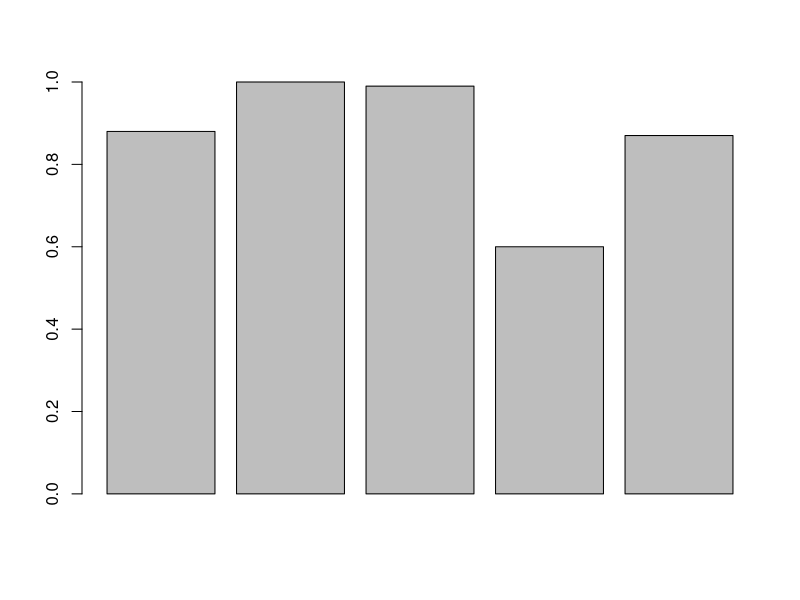
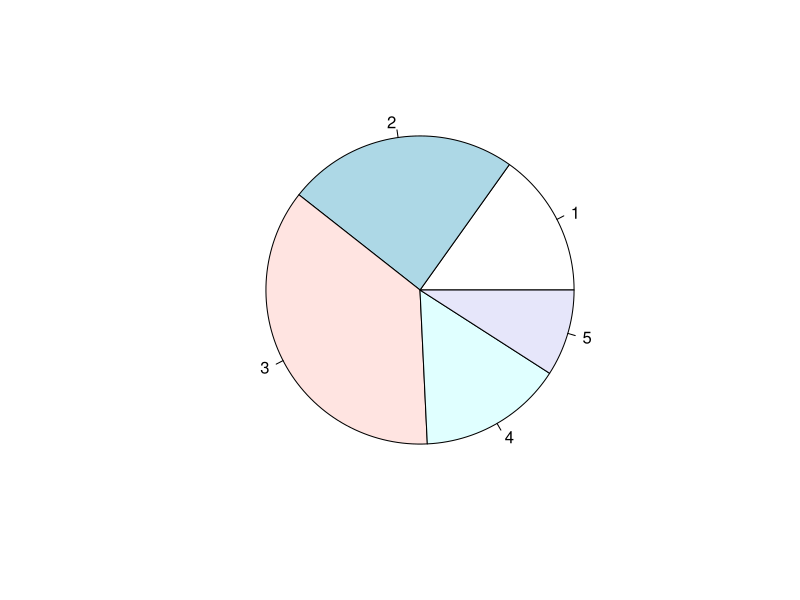
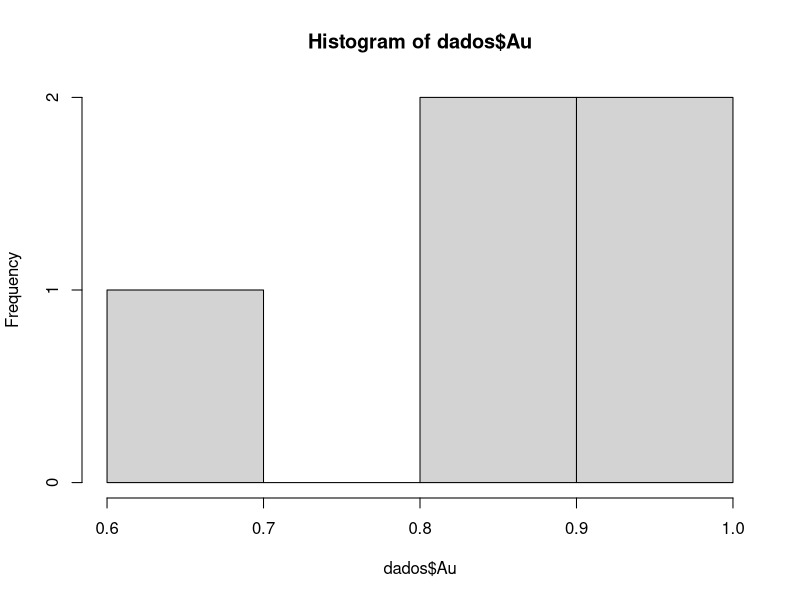
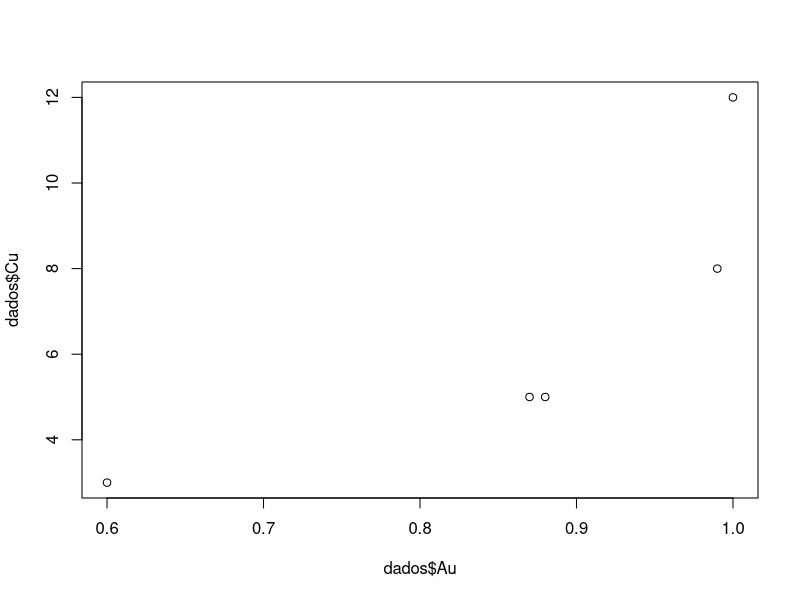
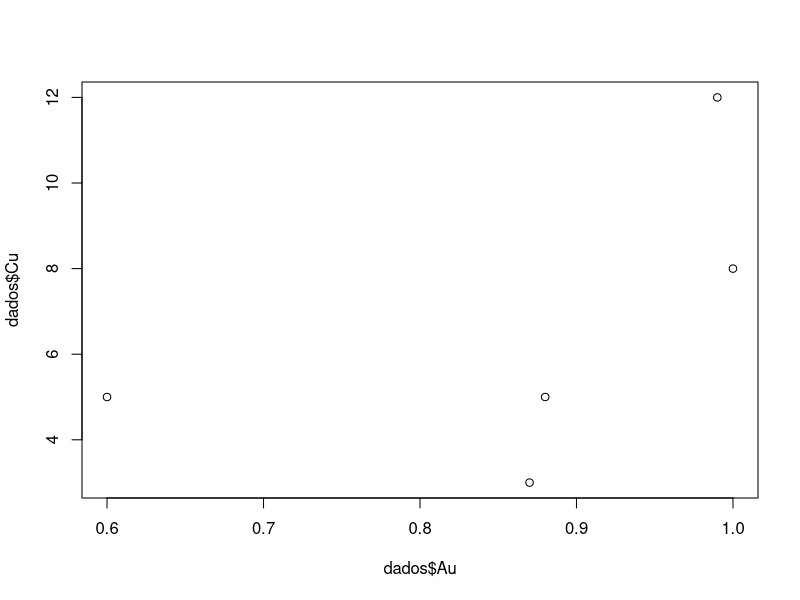

R code for these plots, in order:
######## DATAFRAMES NO R

## É o objeto alvo no R (e no Python). Com ele é possível fazer análises estatísticas,
# gráficos, tabelas. Tudo que vimos antes serve para entendermos os dataframes.

## O dataframe é uma matriz (tem linhas e colunas). É tipo uma planilha do excel. As
# LINHAS seriam os CASOS e as colunas seriam as VARIÁVEIS.



###### CRIAÇÃO DE DATAFRAMES

##### CRIAÇÃO DE DATAFRAMES INDIRETA (VETORES -> MATRIZ -> DATAFRAME)

## Primeiro criamos vetores, depois tranformamo-los em matriz e, por fim, a 
# transformamos em um dataframe

## Essa é a melhor forma de criar dataframes

## Criando vetores:
x <- c(1,2,3,4,5,6,7)
y <- c(2,4,5,6,7,8,9)
au <- c(0.5,0.9,1,2,3,0.6,0.1)
cu <- c(1,6,10,9,8,5,3)

## Criando matriz com os vetores acima:
matriz <- cbind(x,y,au,cu)

## Criando dataframe a partir da matriz acima:
df_au_cu <- as.data.frame(matriz)
# Observe que a visualização de um dataframe é muito mais "limpa" que a de uma
# matriz





##### CRIAÇÃO DE DATAFRAMES DIRETA - DATA.FRAME()

## Criando de forma direta um dataframe
df_pb_zn <- data.frame(x=1:7,
                       y=3:9,
                       pb=c(1,3,4,5,10,12,2),
                       zn=c(3,4,5,8,14,15,1))

## A dificuldade desse método é quando tem que milhares de linhas e colunas

## Uma variação desse método de criação é igualar as variáveis a vetores existentes:
df_ni_co <- data.frame(x=x,y=y,ni=au,co=cu)
# Nesse caso, utilizei os vetores que já existiam do primeiro método de criação







###### ACESSO A DATAFRAMES

## O processo de acesso a elementos do dataframe é similar ao de acessar uma matriz
# e uma lista


##### ACESSANDO LINHAS DE UM DATAFRAME

## Quero apenas a segunda amostra (linha) do "df_au_cu"
df_au_cu[2,]

## Quero apenas a segunda e a quarta amostra do "df_au_cu"
df_au_cu[c(2,4),]

## Quero da 2 a 6 amostras  do "df_au_cu"
df_au_cu[2:6,]



##### ACESSANDO COLUNAS DE UM DATAFRAME

## Quero apenas os teores de Au do dataframe
df_au_cu[,3]

## Outra forma de filtrar apenas os teores de Au seria:
df_au_cu$au

## Quero apenas as variáveis de teor do dataframe
df_au_cu[,3:4]

## Quero apenas a variável X e a variável Au do dataframe:
df_au_cu[,c(1,3)]



##### ACESSANDO ELEMENTOS ESPECÍFICOS DE UM DATAFRAME

## Quero apenas o valor de Au para a 5 amostra:
df_au_cu[5,3]

## Quero apenas o valor de Cu para a amostra 2:
df_au_cu[2,4]



##### ACESSANDO ELEMENTOS DE UMA VARIÁVEL CONTIDA EM UM DATAFRAME

## Quero acessar o teor de Au da amostra 5:
df_au_cu$au[5]

## Quero acessar o teor de Cu da amostra 3:
df_au_cu$cu[3]







###### MODIFICAÇÃO DE DATAFRAMES

##### DIFERANÇA ENTRE MÉTODOS DE CRIAÇÃO DE DATAFRAME

## Vamos criar alguns vetores:
x <- c(1,2,3,4,5,6,7)
y <- c(2,4,5,6,7,8,9)
au <- c(0.5,0.9,1,2,3,0.6,0.1)
cu <- c(1,6,10,9,8,5,3)
litologia <- c("Gabro","Gabro","Basalto","Xisto","Basalto","Filito","Xisto")

## Criamos um dataframe:
dados <- data.frame(x,y,au,cu,litologia)

## Vamos olhar a estrutura do dataframe criado:
str(dados)

## OBS.: veja que a vantagem do método "data.frame()" é que ele converte as
# variáveis categóricas em FATORES, o que é ótimo!

## Por exemplo, vamos criar o dataframe agora de maneira indireta.
dados_test <- cbind(x,y,au,cu,litologia)
dados_temp <- as.data.frame (dados_test)
str(dados_temp) # note que todas as variáveis foram convertidas em fatores, mesmo
# aquelas que são numéricas. Isso não é interessante. Se quiséssemos fazer
# operações com dataframes, por exemplo, não seria possível, pois todas as
# variáveis são fatores.




##### CONVERTENDO FATORES EM TIPOS NUMÉRICOS

## Essa conversão é feita em duas etapas: factor -> character -> numeric
dados_temp$au <- as.numeric(as.character(dados_temp$au))

## Observe que a variável Au agora é do tipo numérica
str(dados_temp)

## Se fizermos a transformação direta "factor -> numeric", ele irá rankear os
# valores.

## Caso eu criar o dataframe pelo método indireto, terei que executar essa rotina
# para cada variável numérica que eu tiver no dataframe. Por isso, melhor criar 
# pelo método "data.frame()".

##### MODIFICANDO ELEMENTOS DE UM DATAFRAME

## Podemos modificar elementos de uma variável do dataframe:
dados$au[2] <- 0.88
dados$cu[5] <- 20
dados$cu[2:5] <- c(5,8,12,25)
dados$au[c(1,4,7)] <- c(0.77,0.99,0.87)





##### ADIÇÃO DE VARIÁVEIS(COLUNAS) AO DATAFRAME

## Vamos adicionar a variável Pb ao dataframe:
dados$pb <- c(2,5,3,6,9,12,7)

## Vamos adicionar a variável zona ao dataframe:
zona <- c(0,1,0,0,1,1,0)
dados[,7] <- zona
# Por esse método, não é possível nomear a nova variável





##### EXCLUSÃO DE VARIÁVEIS(COLUNAS) DE UM DATAFRAME

## Vamos apagar a variável "V7":
dados <- dados[,-7]

## Vamos apagar duas variáveis:
dados <- dados[,-c(5,6)]
# Isso poderia ter sido feito com: dados[,-(5:6)]

## Note que igual a todos os outros objetos, para salvar uma exclusão no dataframe,
# devemos atualizar a variável





##### ADIÇÃO DE CASOS(LINHAS) AO DATAFRAME

## Queremos adicionar uma nova amostra(linha) ao nosso dataframe:
dados[8,] <- c(10,13,1.12,20)




##### REMOÇÃO DE CASOS(LINHAS) DO DATAFRAME

## Queremos remover a última linha do dataframe (linha 8):
dados <- dados[-8,]

## Quero remover as linhas 1 e 5 do dataframe:
dados <- dados[-c(1,5),]








###### OPERAÇÕES COM DATAFRAMES

##### NÚMERO DE LINHAS/COLUNAS DE UM DATAFRAME
nrow(dados)
ncol(dados)


##### DIMENSÃO DE UM DATAFRAME
dim(dados)
## "dim()" retorna um vetor de dois elementos (uma "tupla" no python). Podemos
# acessar apenas um dos valores desse vetor:
dim(dados)[1] # Retorna linhas
dim(dados)[2] # Retorna colunas
## Então:
nrow(dados) == dim(dados)[1]
ncol(dados) == dim(dados)[2]


##### COMPRIMENTO DE UMA VARIÁVEL DE UM DATAFRAME
## Só serve para VETORES e FATORES. Não serve para dataframes.
## Comprimento da variável "Au":
length(dados$au)


##### CONSULTANDO E ATRIBUINDO NOMES ÀS VARIÁVEIS DE UM DATAFRAME - NAMES()
## Quais são os nomes das variáveis do meu dataframe:
names(dados)
## Quero alterar os nomes das variáveis:
names(dados) <- c("X","Y","Au","Cu")


##### VISUALIZAÇÃO DE UM DATAFRAME COMO UMA PLANILHA DO EXCEL - VIEW()
## Muito usada para visualizar o dataframe de forma mais amigável
View(dados) # Note que essa função é capitalizada (primeira letra maiúscula)!


##### SUMÁRIO ESTATÍSTICO DE DATAFRAMES
## Calcula MIN,Q1,MEDIAN,MEAN,Q3 e MAX
summary(dados)
## Se as variáveis forem caracteres, ele retorna apenas o comprimento e o modo
## Se tivesse em caracter, devo tranformar para numérico para depois tirar o
# sumário


##### MEDIA, MEDIANA E DP DE VARIÁVEIS DE DATAFRAMES
## Média do Au:
mean(dados$Au)
## Mediana do Cu:
median(dados$Cu)
## DP do Au:
sd(dados$Au)
## Variância do Cu:
var(dados$Cu)








###### ALGUNS GRÁFICOS

##### GRÁFICO DE BARRAS
barplot(dados$Au)

##### GRÁFICO DE PIZZA
pie(dados$Cu) # Não faz sentido, mas é assim que se faz

##### HISTOGRAMA
hist(dados$Au)

##### Q-Q PLOT
qqplot(dados$Au,dados$Cu)

##### SCATTERPLOT
plot(dados$Au,dados$Cu)


















